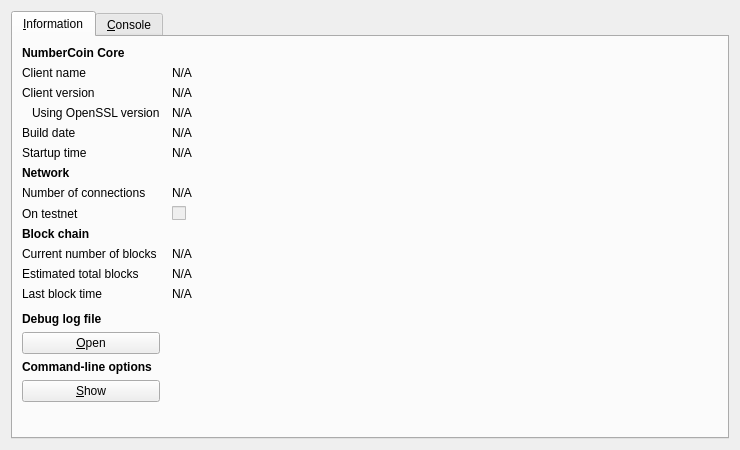
<?xml version="1.0" encoding="UTF-8"?>
<ui version="4.0">
 <class>RPCConsole</class>
 <widget class="QDialog" name="RPCConsole">
  <property name="geometry">
   <rect>
    <x>0</x>
    <y>0</y>
    <width>740</width>
    <height>450</height>
   </rect>
  </property>
  <property name="windowTitle">
   <string>NumberCoin - Debug window</string>
  </property>
  <layout class="QVBoxLayout" name="verticalLayout_2">
   <item>
    <widget class="QTabWidget" name="tabWidget">
     <property name="currentIndex">
      <number>0</number>
     </property>
     <widget class="QWidget" name="tab_info">
      <attribute name="title">
       <string>&amp;Information</string>
      </attribute>
      <layout class="QGridLayout" name="gridLayout" columnstretch="0,1">
       <property name="horizontalSpacing">
        <number>12</number>
       </property>
       <item row="0" column="0">
        <widget class="QLabel" name="label_9">
         <property name="font">
          <font>
           <weight>75</weight>
           <bold>true</bold>
          </font>
         </property>
         <property name="text">
          <string>NumberCoin Core</string>
         </property>
        </widget>
       </item>
       <item row="1" column="0">
        <widget class="QLabel" name="label_5">
         <property name="text">
          <string>Client name</string>
         </property>
        </widget>
       </item>
       <item row="1" column="1">
        <widget class="QLabel" name="clientName">
         <property name="cursor">
          <cursorShape>IBeamCursor</cursorShape>
         </property>
         <property name="text">
          <string>N/A</string>
         </property>
         <property name="textFormat">
          <enum>Qt::PlainText</enum>
         </property>
         <property name="textInteractionFlags">
          <set>Qt::LinksAccessibleByMouse|Qt::TextSelectableByKeyboard|Qt::TextSelectableByMouse</set>
         </property>
        </widget>
       </item>
       <item row="2" column="0">
        <widget class="QLabel" name="label_6">
         <property name="text">
          <string>Client version</string>
         </property>
        </widget>
       </item>
       <item row="2" column="1">
        <widget class="QLabel" name="clientVersion">
         <property name="cursor">
          <cursorShape>IBeamCursor</cursorShape>
         </property>
         <property name="text">
          <string>N/A</string>
         </property>
         <property name="textFormat">
          <enum>Qt::PlainText</enum>
         </property>
         <property name="textInteractionFlags">
          <set>Qt::LinksAccessibleByMouse|Qt::TextSelectableByKeyboard|Qt::TextSelectableByMouse</set>
         </property>
        </widget>
       </item>
       <item row="3" column="0">
        <widget class="QLabel" name="label_14">
         <property name="text">
          <string>Using OpenSSL version</string>
         </property>
         <property name="indent">
          <number>10</number>
         </property>
        </widget>
       </item>
       <item row="3" column="1">
        <widget class="QLabel" name="openSSLVersion">
         <property name="cursor">
          <cursorShape>IBeamCursor</cursorShape>
         </property>
         <property name="text">
          <string>N/A</string>
         </property>
         <property name="textFormat">
          <enum>Qt::PlainText</enum>
         </property>
         <property name="textInteractionFlags">
          <set>Qt::LinksAccessibleByMouse|Qt::TextSelectableByKeyboard|Qt::TextSelectableByMouse</set>
         </property>
        </widget>
       </item>
       <item row="4" column="0">
        <widget class="QLabel" name="label_12">
         <property name="text">
          <string>Build date</string>
         </property>
        </widget>
       </item>
       <item row="4" column="1">
        <widget class="QLabel" name="buildDate">
         <property name="cursor">
          <cursorShape>IBeamCursor</cursorShape>
         </property>
         <property name="text">
          <string>N/A</string>
         </property>
         <property name="textFormat">
          <enum>Qt::PlainText</enum>
         </property>
         <property name="textInteractionFlags">
          <set>Qt::LinksAccessibleByMouse|Qt::TextSelectableByKeyboard|Qt::TextSelectableByMouse</set>
         </property>
        </widget>
       </item>
       <item row="5" column="0">
        <widget class="QLabel" name="label_13">
         <property name="text">
          <string>Startup time</string>
         </property>
        </widget>
       </item>
       <item row="5" column="1">
        <widget class="QLabel" name="startupTime">
         <property name="cursor">
          <cursorShape>IBeamCursor</cursorShape>
         </property>
         <property name="text">
          <string>N/A</string>
         </property>
         <property name="textFormat">
          <enum>Qt::PlainText</enum>
         </property>
         <property name="textInteractionFlags">
          <set>Qt::LinksAccessibleByMouse|Qt::TextSelectableByKeyboard|Qt::TextSelectableByMouse</set>
         </property>
        </widget>
       </item>
       <item row="6" column="0">
        <widget class="QLabel" name="label_11">
         <property name="font">
          <font>
           <weight>75</weight>
           <bold>true</bold>
          </font>
         </property>
         <property name="text">
          <string>Network</string>
         </property>
        </widget>
       </item>
       <item row="7" column="0">
        <widget class="QLabel" name="label_7">
         <property name="text">
          <string>Number of connections</string>
         </property>
        </widget>
       </item>
       <item row="7" column="1">
        <widget class="QLabel" name="numberOfConnections">
         <property name="cursor">
          <cursorShape>IBeamCursor</cursorShape>
         </property>
         <property name="text">
          <string>N/A</string>
         </property>
         <property name="textFormat">
          <enum>Qt::PlainText</enum>
         </property>
         <property name="textInteractionFlags">
          <set>Qt::LinksAccessibleByMouse|Qt::TextSelectableByKeyboard|Qt::TextSelectableByMouse</set>
         </property>
        </widget>
       </item>
       <item row="8" column="0">
        <widget class="QLabel" name="label_8">
         <property name="text">
          <string>On testnet</string>
         </property>
        </widget>
       </item>
       <item row="8" column="1">
        <widget class="QCheckBox" name="isTestNet">
         <property name="enabled">
          <bool>false</bool>
         </property>
         <property name="text">
          <string/>
         </property>
        </widget>
       </item>
       <item row="9" column="0">
        <widget class="QLabel" name="label_10">
         <property name="font">
          <font>
           <weight>75</weight>
           <bold>true</bold>
          </font>
         </property>
         <property name="text">
          <string>Block chain</string>
         </property>
        </widget>
       </item>
       <item row="10" column="0">
        <widget class="QLabel" name="label_3">
         <property name="text">
          <string>Current number of blocks</string>
         </property>
        </widget>
       </item>
       <item row="10" column="1">
        <widget class="QLabel" name="numberOfBlocks">
         <property name="cursor">
          <cursorShape>IBeamCursor</cursorShape>
         </property>
         <property name="text">
          <string>N/A</string>
         </property>
         <property name="textFormat">
          <enum>Qt::PlainText</enum>
         </property>
         <property name="textInteractionFlags">
          <set>Qt::LinksAccessibleByMouse|Qt::TextSelectableByKeyboard|Qt::TextSelectableByMouse</set>
         </property>
        </widget>
       </item>
       <item row="11" column="0">
        <widget class="QLabel" name="label_4">
         <property name="text">
          <string>Estimated total blocks</string>
         </property>
        </widget>
       </item>
       <item row="11" column="1">
        <widget class="QLabel" name="totalBlocks">
         <property name="cursor">
          <cursorShape>IBeamCursor</cursorShape>
         </property>
         <property name="text">
          <string>N/A</string>
         </property>
         <property name="textFormat">
          <enum>Qt::PlainText</enum>
         </property>
         <property name="textInteractionFlags">
          <set>Qt::LinksAccessibleByMouse|Qt::TextSelectableByKeyboard|Qt::TextSelectableByMouse</set>
         </property>
        </widget>
       </item>
       <item row="12" column="0">
        <widget class="QLabel" name="label_2">
         <property name="text">
          <string>Last block time</string>
         </property>
        </widget>
       </item>
       <item row="12" column="1">
        <widget class="QLabel" name="lastBlockTime">
         <property name="cursor">
          <cursorShape>IBeamCursor</cursorShape>
         </property>
         <property name="text">
          <string>N/A</string>
         </property>
         <property name="textFormat">
          <enum>Qt::PlainText</enum>
         </property>
         <property name="textInteractionFlags">
          <set>Qt::LinksAccessibleByMouse|Qt::TextSelectableByKeyboard|Qt::TextSelectableByMouse</set>
         </property>
        </widget>
       </item>
       <item row="13" column="0">
        <spacer name="verticalSpacer_2">
         <property name="orientation">
          <enum>Qt::Vertical</enum>
         </property>
         <property name="sizeHint" stdset="0">
          <size>
           <width>20</width>
           <height>20</height>
          </size>
         </property>
        </spacer>
       </item>
       <item row="14" column="0">
        <widget class="QLabel" name="labelDebugLogfile">
         <property name="font">
          <font>
           <weight>75</weight>
           <bold>true</bold>
          </font>
         </property>
         <property name="text">
          <string>Debug log file</string>
         </property>
        </widget>
       </item>
       <item row="15" column="0">
        <widget class="QPushButton" name="openDebugLogfileButton">
         <property name="toolTip">
          <string>Open the NumberCoin debug log file from the current data directory. This can take a few seconds for large log files.</string>
         </property>
         <property name="text">
          <string>&amp;Open</string>
         </property>
         <property name="autoDefault">
          <bool>false</bool>
         </property>
        </widget>
       </item>
       <item row="16" column="0">
        <widget class="QLabel" name="labelCLOptions">
         <property name="font">
          <font>
           <weight>75</weight>
           <bold>true</bold>
          </font>
         </property>
         <property name="text">
          <string>Command-line options</string>
         </property>
        </widget>
       </item>
       <item row="17" column="0">
        <widget class="QPushButton" name="showCLOptionsButton">
         <property name="toolTip">
          <string>Show the NumberCoin-Qt help message to get a list with possible NumberCoin command-line options.</string>
         </property>
         <property name="text">
          <string>&amp;Show</string>
         </property>
         <property name="autoDefault">
          <bool>false</bool>
         </property>
        </widget>
       </item>
       <item row="18" column="0">
        <spacer name="verticalSpacer">
         <property name="orientation">
          <enum>Qt::Vertical</enum>
         </property>
         <property name="sizeHint" stdset="0">
          <size>
           <width>20</width>
           <height>40</height>
          </size>
         </property>
        </spacer>
       </item>
      </layout>
     </widget>
     <widget class="QWidget" name="tab_console">
      <attribute name="title">
       <string>&amp;Console</string>
      </attribute>
      <layout class="QVBoxLayout" name="verticalLayout_3">
       <property name="spacing">
        <number>3</number>
       </property>
       <item>
        <widget class="QTextEdit" name="messagesWidget">
         <property name="minimumSize">
          <size>
           <width>0</width>
           <height>100</height>
          </size>
         </property>
         <property name="readOnly">
          <bool>true</bool>
         </property>
         <property name="tabKeyNavigation" stdset="0">
          <bool>false</bool>
         </property>
         <property name="columnCount" stdset="0">
          <number>2</number>
         </property>
        </widget>
       </item>
       <item>
        <layout class="QHBoxLayout" name="horizontalLayout">
         <property name="spacing">
          <number>3</number>
         </property>
         <item>
          <widget class="QLabel" name="label">
           <property name="text">
            <string notr="true">&gt;</string>
           </property>
          </widget>
         </item>
         <item>
          <widget class="QLineEdit" name="lineEdit"/>
         </item>
         <item>
          <widget class="QPushButton" name="clearButton">
           <property name="maximumSize">
            <size>
             <width>24</width>
             <height>24</height>
            </size>
           </property>
           <property name="toolTip">
            <string>Clear console</string>
           </property>
           <property name="text">
            <string/>
           </property>
           <property name="icon">
            <iconset resource="../bitcoin.qrc">
             <normaloff>:/icons/remove</normaloff>:/icons/remove</iconset>
           </property>
           <property name="shortcut">
            <string notr="true">Ctrl+L</string>
           </property>
           <property name="autoDefault">
            <bool>false</bool>
           </property>
          </widget>
         </item>
        </layout>
       </item>
      </layout>
     </widget>
    </widget>
   </item>
  </layout>
 </widget>
 <resources>
  <include location="../bitcoin.qrc"/>
 </resources>
 <connections/>
</ui>
